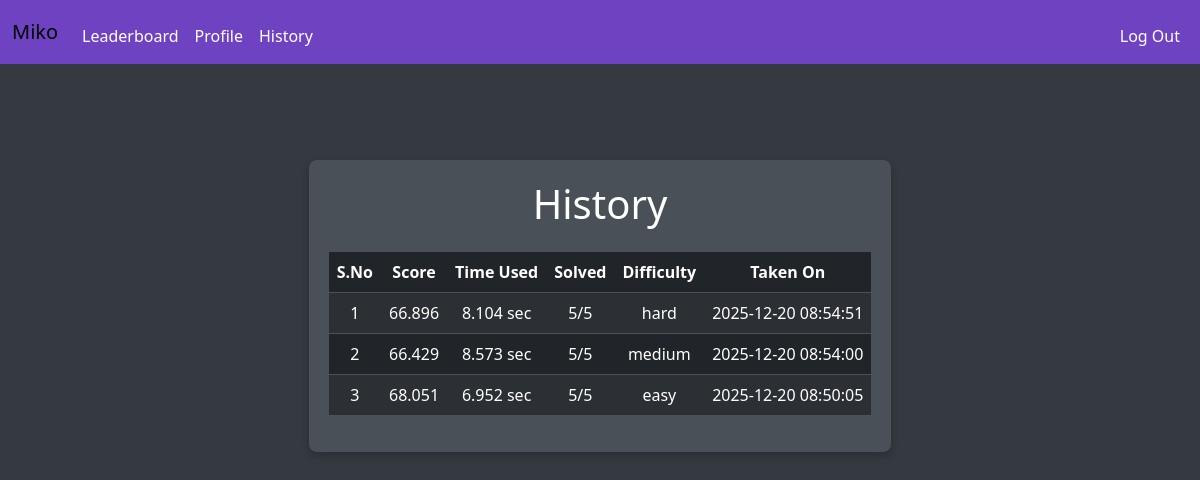
The app's page /history (signed in) with its own data.
### tables this page shows
CREATE TABLE scores (
    score_id INTEGER PRIMARY KEY AUTOINCREMENT,
    user_id INTEGER NOT NULL,
    score INTEGER NOT NULL,
    time_used INTEGER NOT NULL,
    solved INTEGER NOT NULL,
    total INTEGER NOT NULL,
    difficulty TEXT NOT NULL,
    timestamp TIMESTAMP DEFAULT CURRENT_TIMESTAMP,
    FOREIGN KEY (user_id) REFERENCES users(id) ON DELETE CASCADE
);

### app.py (the view)
@app.route("/history")
@login_required
def history():
    user_id = session.get("user_id")
    db = get_db()
    cursor = db.execute("SELECT * FROM scores WHERE user_id = ? ORDER BY timestamp DESC", (user_id,))
    data = cursor.fetchall()
    return render_template("history.html", data=data)

### app.py (called while the page is built)
def get_db():
    conn = sqlite3.connect(DATABASE)
    conn.row_factory = sqlite3.Row  # Allows us to access columns by name
    return conn

@app.after_request
def after_request(response):
    response.headers["Cache-Control"] = "no-cache, no-store, must-revalidate"
    response.headers["Expires"] = 0
    response.headers["Pragma"] = "no-cache"
    return response

### helpers.py (called while the page is built)
def login_required(f):
    @wraps(f)
    def decorated_function(*args, **kwargs):
        if session.get("user_id") is None:
            return redirect("/login")
        return f(*args, **kwargs)
    return decorated_function

### templates/history.html
{% extends "layout.html" %}
{% block main %}
<div class="container mt-5">
    <h1 class="text-center">History</h1>
    <table class="table table-dark table-striped mt-4">
        <thead>
            <tr>
                <th scope="col">S.No</th>
                <th scope="col">Score</th>
                <th scope="col">Time Used</th>
                <th scope="col">Solved</th>
                <th scope="col">Difficulty</th>
                <th scope="col">Taken On</th>
            </tr>
        </thead>
        <tbody>
            {% for entry in data %}
                <tr>
                    <td>{{ loop.index }}</td>
                    <td>{{ entry.score }}</td>
                    <td>{{ entry.time_used }} sec</td>
                    <td>{{ entry.solved }}/{{ entry.total }}</td>
                    <td>{{ entry.difficulty }}</td>
                    <td>{{ entry.timestamp }}</td>
                </tr>
            {% endfor %}
        </tbody>
    </table>
</div>
{% endblock %}

### static/css/styles.css (style rules this page uses)
body { background-color: #343a40; color: #ffffff; }
.container { min-width: 500px; width: fit-content; margin: auto; padding: 20px; background-color: #495057; border-radius: 8px; box-shadow: 0 4px 8px rgba(0, 0, 0, 0.2); }

### records on screen
scores: score "66.896", time_used "8.104", solved "5", total "5", difficulty "hard", timestamp "2025-12-20 08:54:51"
scores: score "66.429", time_used "8.573", solved "5", total "5", difficulty "medium", timestamp "2025-12-20 08:54:00"
scores: score "68.051", time_used "6.952", solved "5", total "5", difficulty "easy", timestamp "2025-12-20 08:50:05"
